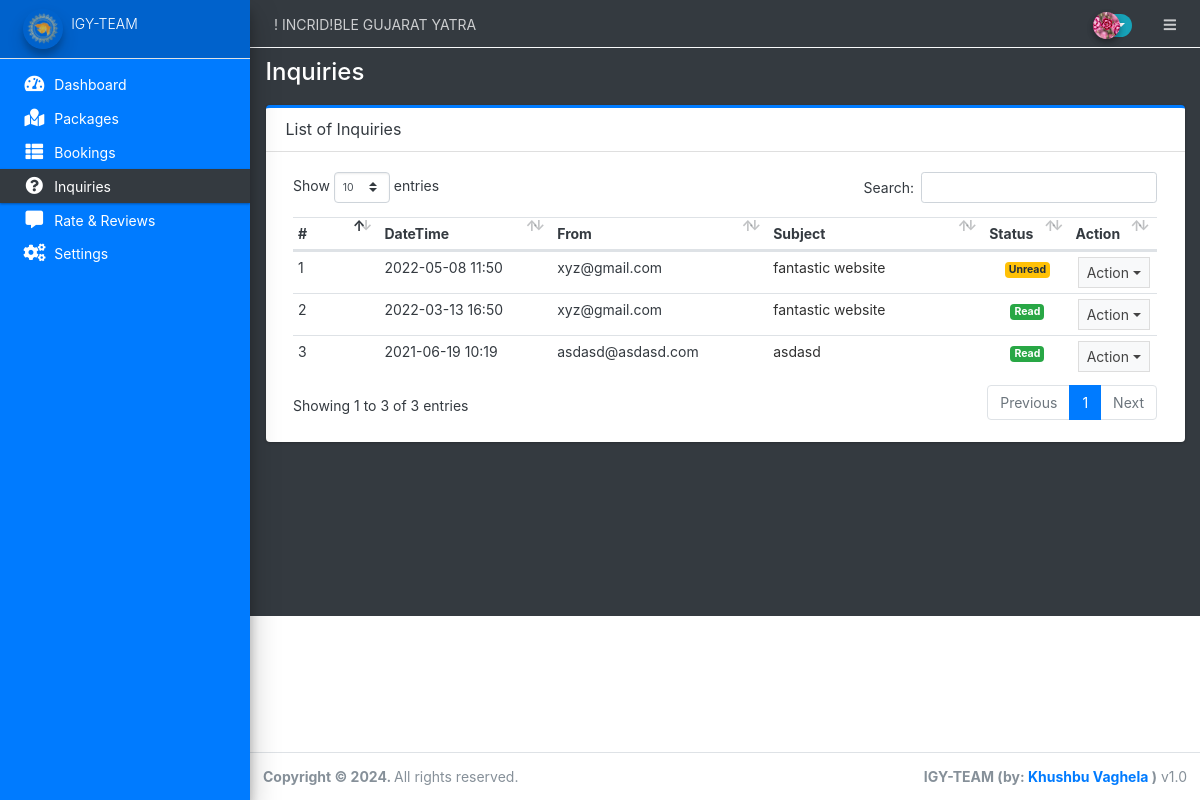
The app's page /admin/?page=inquiries (signed in) with its own data.
### tables this page shows
CREATE TABLE `inquiry` (
  `id` int(30) NOT NULL,
  `name` text DEFAULT NULL,
  `email` text DEFAULT NULL,
  `subject` varchar(250) NOT NULL,
  `message` text DEFAULT NULL,
  `status` tinyint(4) NOT NULL DEFAULT 0,
  `date_created` datetime NOT NULL DEFAULT current_timestamp()
);

### admin/inquiries/index.php (the view, shortened to what this page needs)
<div class="card card-outline card-primary">
	<div class="card-header">
		<h3 class="card-title">List of Inquiries</h3>
	</div>
	<div class="card-body">
        <div class="container-fluid">
        <table class="table table-stripped text-dark">
            <colgroup>
                <col width="10%">
                <col width="20%">
                <col width="25%">
                <col width="25%">
                <col width="10%">
                <col width="10%">
            </colgroup>
            <thead>
                <tr>
                    <th>#</th>
                    <th>DateTime</th>
                    <th>From</th>
                    <th>Subject</th>
                    <th>Status</th>
                    <th>Action</th>
                </tr>
            </thead>
            <tbody>
                <?php
                $i=1;
                    $qry = $conn->query("SELECT * FROM `inquiry` order by date(date_created) desc ");
                    while($row= $qry->fetch_assoc()):
                ?>
                    <tr>
                        <td><?php echo $i++ ?></td>
                        <td><?php echo date("Y-m-d H:i",strtotime($row['date_created'])) ?></td>
                        <td><?php echo $row['email'] ?></td>
                        <td><p class="truncate-1 m-0"><?php echo $row['subject'] ?></p></td>
                        <td class="text-center status">
                            <?php if($row['status'] == 0): ?>
                                <span class="badge badge-warning">Unread</span>
                            <?php elseif($row['status'] == 1): ?>
                                <span class="badge badge-success">Read</span>
                            <?php endif; ?>
                        </td>
                        <td align="center">
                                <button type="button" class="btn btn-flat btn-default btn-sm dropdown-toggle dropdown-icon" data-toggle="dropdown">
                                    Action
                                </button>
                        </td>
                    </tr>
                <?php endwhile; ?>
            </tbody>
        </table>
		</div>
	</div>
</div>

### records on screen
inquiry: date_created "2022-05-08 11:50", email "xyz@gmail.com", subject "fantastic website", status "Unread"
inquiry: date_created "2022-03-13 16:50", email "xyz@gmail.com", subject "fantastic website", status "Read"
inquiry: date_created "2021-06-19 10:19", email "asdasd@asdasd.com", subject "asdasd", status "Read"

### other values on screen
$_settings->info('name') "! INCRID!BLE GUJARAT YATRA"
$_settings->info('short_name') "IGY-TEAM"
str_replace(array("/","_"), " ",$page) "Inquiries"
